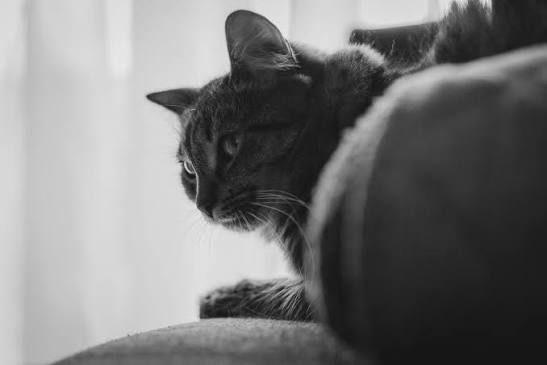
#> input picture gato.jpeg, 547 x 365 px
$ python Taller3.py
#> lines starting #> are read from the running program, lines starting #| are printed output that depends on the picture; after the words box and inside, x2 and y2 are one past the last pixel; in counts of white or black regions, pixels touching at a corner belong together
#"----------------Taller Analítico 1----------"

#Pregunta 1: Aplicar umbralización binaria con T = 135

# f(x,y) = 255 si I(x,y) >= 135, si no 0:

# 80        no           0,  0,   255
# 120       no           0,  255, 255
# 140       si           0,  0,   255
# 90        no
# 200       si
# 210       si
# 50        no
# 130       no
# 250       si

# Pregunta 2:
# visualmente al objeto: aparece con huecos
# o bordes incompletos como si le faltaran pedazos. Los píxeles con intensidad
# entre 100 y 134 se pierden y se confunden con el fondo


#"--------------- Operaciones Morfológicas:--------------"
import cv2
import numpy as np

imagen = cv2.imread('gato.jpeg', cv2.IMREAD_GRAYSCALE)
#> imagen is the input picture: shape (365, 547); min 8, max 247, mean 120.3

_, imagen_binaria = cv2.threshold(imagen, 100, 255, cv2.THRESH_BINARY)
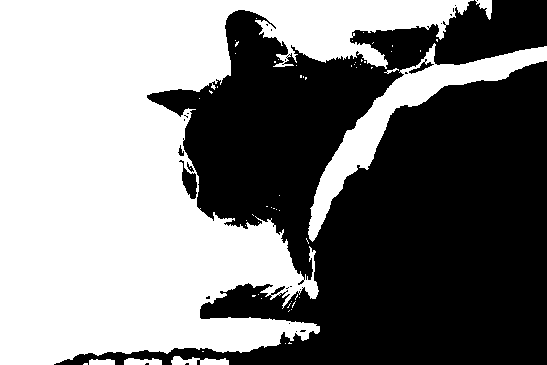
#> imagen_binaria: shape (365, 547); 49.6% white; 61 white regions (54 under 20 px), largest, box (x1, y1, x2, y2) and area: (0, 0, 474, 365) 90292, (308, 43, 547, 242) 7677, (171, 356, 229, 365) 344
cv2.imshow('Original binarizada (con ruido)', imagen_binaria)

kernel = np.ones((3, 3), np.uint8)

erosion = cv2.erode(imagen_binaria, kernel, iterations=1)
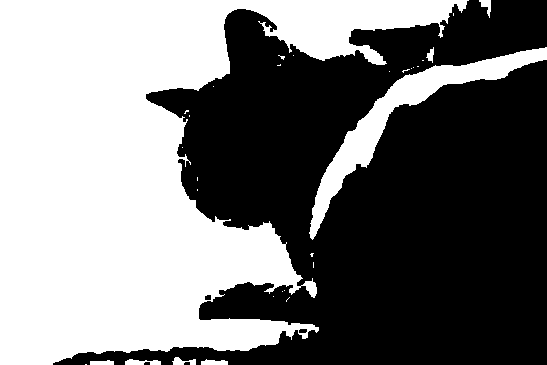
#> erosion: shape (365, 547); 47.3% white; 31 white regions (23 under 20 px), largest, box (x1, y1, x2, y2) and area: (0, 0, 469, 365) 87179, (309, 47, 547, 240) 6559, (125, 359, 161, 365) 150
apertura = cv2.dilate(imagen_binaria, kernel, iterations=1)
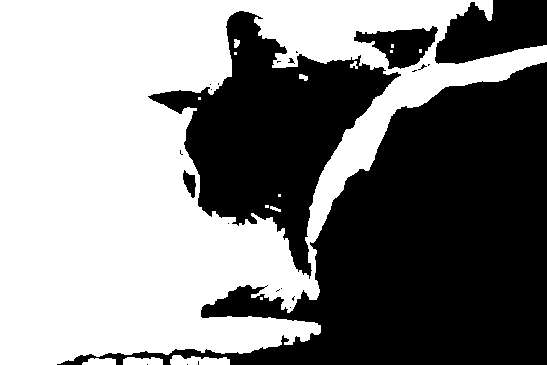
#> apertura: shape (365, 547); 52% white; 23 black regions (17 under 20 px), largest, box (x1, y1, x2, y2) and area: (57, 62, 547, 365) 62286, (148, 11, 401, 279) 26235, (435, 0, 547, 64) 5102, (354, 26, 438, 69) 1914, (183, 170, 196, 198) 214, (288, 58, 295, 64) 20
cv2.imshow('Apertura (Erosion + Dilatacion)', apertura)

#> (the run stopped early here; a loop or call above may not have finished)
